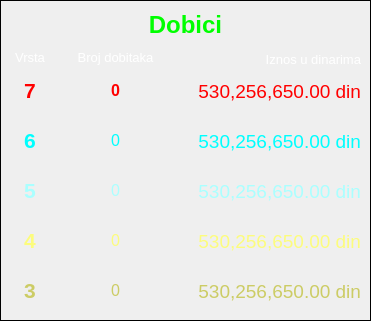
   <widget class="QFrame" name="frm_loto_prize">
    <property name="geometry">
     <rect>
      <x>790</x>
      <y>60</y>
      <width>371</width>
      <height>321</height>
     </rect>
    </property>
    <property name="frameShape">
     <enum>QFrame::Box</enum>
    </property>
    <property name="frameShadow">
     <enum>QFrame::Plain</enum>
    </property>
    <widget class="QLabel" name="lbl_loto_prize_title">
     <property name="geometry">
      <rect>
       <x>10</x>
       <y>10</y>
       <width>351</width>
       <height>31</height>
      </rect>
     </property>
     <property name="font">
      <font>
       <pointsize>18</pointsize>
       <weight>75</weight>
       <bold>true</bold>
      </font>
     </property>
     <property name="styleSheet">
      <string notr="true">color: rgb(0, 255, 0);</string>
     </property>
     <property name="text">
      <string>Dobici</string>
     </property>
     <property name="alignment">
      <set>Qt::AlignCenter</set>
     </property>
     <property name="textInteractionFlags">
      <set>Qt::LinksAccessibleByMouse|Qt::TextSelectableByMouse</set>
     </property>
    </widget>
    <widget class="QLabel" name="label_20">
     <property name="geometry">
      <rect>
       <x>10</x>
       <y>70</y>
       <width>40</width>
       <height>40</height>
      </rect>
     </property>
     <property name="text">
      <string/>
     </property>
     <property name="pixmap">
      <pixmap>../images/online_topics/dls/ball_white.png</pixmap>
     </property>
     <property name="scaledContents">
      <bool>true</bool>
     </property>
    </widget>
    <widget class="QLabel" name="lbl_loto_prize_type">
     <property name="geometry">
      <rect>
       <x>10</x>
       <y>50</y>
       <width>40</width>
       <height>16</height>
      </rect>
     </property>
     <property name="font">
      <font>
       <pointsize>10</pointsize>
      </font>
     </property>
     <property name="styleSheet">
      <string notr="true">color: rgb(255, 255, 255);</string>
     </property>
     <property name="text">
      <string>Vrsta</string>
     </property>
     <property name="alignment">
      <set>Qt::AlignCenter</set>
     </property>
     <property name="textInteractionFlags">
      <set>Qt::LinksAccessibleByMouse|Qt::TextSelectableByMouse</set>
     </property>
    </widget>
    <widget class="QLabel" name="lbl_loto_prize_7_num">
     <property name="geometry">
      <rect>
       <x>80</x>
       <y>80</y>
       <width>71</width>
       <height>21</height>
      </rect>
     </property>
     <property name="font">
      <font>
       <pointsize>12</pointsize>
       <weight>75</weight>
       <bold>true</bold>
      </font>
     </property>
     <property name="styleSheet">
      <string notr="true">color: rgb(255, 0, 0);</string>
     </property>
     <property name="text">
      <string>0</string>
     </property>
     <property name="alignment">
      <set>Qt::AlignCenter</set>
     </property>
     <property name="textInteractionFlags">
      <set>Qt::LinksAccessibleByMouse|Qt::TextSelectableByMouse</set>
     </property>
    </widget>
    <widget class="QLabel" name="lbl_loto_prize_7_amount">
     <property name="geometry">
      <rect>
       <x>170</x>
       <y>80</y>
       <width>191</width>
       <height>21</height>
      </rect>
     </property>
     <property name="font">
      <font>
       <pointsize>14</pointsize>
      </font>
     </property>
     <property name="styleSheet">
      <string notr="true">color: rgb(255, 0, 0);</string>
     </property>
     <property name="text">
      <string>530,256,650.00 din</string>
     </property>
     <property name="alignment">
      <set>Qt::AlignRight|Qt::AlignTrailing|Qt::AlignVCenter</set>
     </property>
     <property name="textInteractionFlags">
      <set>Qt::LinksAccessibleByMouse|Qt::TextSelectableByMouse</set>
     </property>
    </widget>
    <widget class="QLabel" name="lbl_loto_prize_winers">
     <property name="geometry">
      <rect>
       <x>70</x>
       <y>50</y>
       <width>91</width>
       <height>16</height>
      </rect>
     </property>
     <property name="font">
      <font>
       <pointsize>10</pointsize>
      </font>
     </property>
     <property name="styleSheet">
      <string notr="true">color: rgb(255, 255, 255);</string>
     </property>
     <property name="text">
      <string>Broj dobitaka</string>
     </property>
     <property name="alignment">
      <set>Qt::AlignCenter</set>
     </property>
     <property name="textInteractionFlags">
      <set>Qt::LinksAccessibleByMouse|Qt::TextSelectableByMouse</set>
     </property>
    </widget>
    <widget class="QLabel" name="lbl_loto_prize_amount">
     <property name="geometry">
      <rect>
       <x>170</x>
       <y>50</y>
       <width>191</width>
       <height>20</height>
      </rect>
     </property>
     <property name="font">
      <font>
       <pointsize>10</pointsize>
      </font>
     </property>
     <property name="styleSheet">
      <string notr="true">color: rgb(255, 255, 255);</string>
     </property>
     <property name="text">
      <string>Iznos u dinarima</string>
     </property>
     <property name="alignment">
      <set>Qt::AlignRight|Qt::AlignTrailing|Qt::AlignVCenter</set>
     </property>
     <property name="textInteractionFlags">
      <set>Qt::LinksAccessibleByMouse|Qt::TextSelectableByMouse</set>
     </property>
    </widget>
    <widget class="QLabel" name="lbl_loto_prize_6_amount">
     <property name="geometry">
      <rect>
       <x>170</x>
       <y>130</y>
       <width>191</width>
       <height>21</height>
      </rect>
     </property>
     <property name="font">
      <font>
       <pointsize>14</pointsize>
      </font>
     </property>
     <property name="styleSheet">
      <string notr="true">color: rgb(0, 255, 255);</string>
     </property>
     <property name="text">
      <string>530,256,650.00 din</string>
     </property>
     <property name="alignment">
      <set>Qt::AlignRight|Qt::AlignTrailing|Qt::AlignVCenter</set>
     </property>
     <property name="textInteractionFlags">
      <set>Qt::LinksAccessibleByMouse|Qt::TextSelectableByMouse</set>
     </property>
    </widget>
    <widget class="QLabel" name="lbl_loto_prize_6_num">
     <property name="geometry">
      <rect>
       <x>80</x>
       <y>130</y>
       <width>71</width>
       <height>21</height>
      </rect>
     </property>
     <property name="font">
      <font>
       <pointsize>12</pointsize>
      </font>
     </property>
     <property name="styleSheet">
      <string notr="true">color: rgb(0, 255, 255);</string>
     </property>
     <property name="text">
      <string>0</string>
     </property>
     <property name="alignment">
      <set>Qt::AlignCenter</set>
     </property>
     <property name="textInteractionFlags">
      <set>Qt::LinksAccessibleByMouse|Qt::TextSelectableByMouse</set>
     </property>
    </widget>
    <widget class="QLabel" name="label_28">
     <property name="geometry">
      <rect>
       <x>10</x>
       <y>120</y>
       <width>40</width>
       <height>40</height>
      </rect>
     </property>
     <property name="text">
      <string/>
     </property>
     <property name="pixmap">
      <pixmap>../images/online_topics/dls/ball_white.png</pixmap>
     </property>
     <property name="scaledContents">
      <bool>true</bool>
     </property>
    </widget>
    <widget class="QLabel" name="lbl_loto_prize_5_amount">
     <property name="geometry">
      <rect>
       <x>170</x>
       <y>180</y>
       <width>191</width>
       <height>21</height>
      </rect>
     </property>
     <property name="font">
      <font>
       <pointsize>14</pointsize>
      </font>
     </property>
     <property name="styleSheet">
      <string notr="true">color: rgb(170, 255, 255);</string>
     </property>
     <property name="text">
      <string>530,256,650.00 din</string>
     </property>
     <property name="alignment">
      <set>Qt::AlignRight|Qt::AlignTrailing|Qt::AlignVCenter</set>
     </property>
     <property name="textInteractionFlags">
      <set>Qt::LinksAccessibleByMouse|Qt::TextSelectableByMouse</set>
     </property>
    </widget>
    <widget class="QLabel" name="lbl_loto_prize_5_num">
     <property name="geometry">
      <rect>
       <x>80</x>
       <y>180</y>
       <width>71</width>
       <height>21</height>
      </rect>
     </property>
     <property name="font">
      <font>
       <pointsize>12</pointsize>
      </font>
     </property>
     <property name="styleSheet">
      <string notr="true">color: rgb(170, 255, 255);</string>
     </property>
     <property name="text">
      <string>0</string>
     </property>
     <property name="alignment">
      <set>Qt::AlignCenter</set>
     </property>
     <property name="textInteractionFlags">
      <set>Qt::LinksAccessibleByMouse|Qt::TextSelectableByMouse</set>
     </property>
    </widget>
    <widget class="QLabel" name="label_31">
     <property name="geometry">
      <rect>
       <x>10</x>
       <y>170</y>
       <width>40</width>
       <height>40</height>
      </rect>
     </property>
     <property name="text">
      <string/>
     </property>
     <property name="pixmap">
      <pixmap>../images/online_topics/dls/ball_white.png</pixmap>
     </property>
     <property name="scaledContents">
      <bool>true</bool>
     </property>
    </widget>
    <widget class="QLabel" name="lbl_loto_prize_4_amount">
     <property name="geometry">
      <rect>
       <x>170</x>
       <y>230</y>
       <width>191</width>
       <height>21</height>
      </rect>
     </property>
     <property name="font">
      <font>
       <pointsize>14</pointsize>
      </font>
     </property>
     <property name="styleSheet">
      <string notr="true">color: rgb(252, 252, 125);</string>
     </property>
     <property name="text">
      <string>530,256,650.00 din</string>
     </property>
     <property name="alignment">
      <set>Qt::AlignRight|Qt::AlignTrailing|Qt::AlignVCenter</set>
     </property>
     <property name="textInteractionFlags">
      <set>Qt::LinksAccessibleByMouse|Qt::TextSelectableByMouse</set>
     </property>
    </widget>
    <widget class="QLabel" name="lbl_loto_prize_4_num">
     <property name="geometry">
      <rect>
       <x>80</x>
       <y>230</y>
       <width>71</width>
       <height>21</height>
      </rect>
     </property>
     <property name="font">
      <font>
       <pointsize>12</pointsize>
      </font>
     </property>
     <property name="styleSheet">
      <string notr="true">color: rgb(252, 252, 125);</string>
     </property>
     <property name="text">
      <string>0</string>
     </property>
     <property name="alignment">
      <set>Qt::AlignCenter</set>
     </property>
     <property name="textInteractionFlags">
      <set>Qt::LinksAccessibleByMouse|Qt::TextSelectableByMouse</set>
     </property>
    </widget>
    <widget class="QLabel" name="label_34">
     <property name="geometry">
      <rect>
       <x>10</x>
       <y>220</y>
       <width>40</width>
       <height>40</height>
      </rect>
     </property>
     <property name="text">
      <string/>
     </property>
     <property name="pixmap">
      <pixmap>../images/online_topics/dls/ball_white.png</pixmap>
     </property>
     <property name="scaledContents">
      <bool>true</bool>
     </property>
    </widget>
    <widget class="QLabel" name="lbl_loto_prize_3_amount">
     <property name="geometry">
      <rect>
       <x>170</x>
       <y>280</y>
       <width>191</width>
       <height>21</height>
      </rect>
     </property>
     <property name="font">
      <font>
       <pointsize>14</pointsize>
      </font>
     </property>
     <property name="styleSheet">
      <string notr="true">color: rgb(204, 204, 101);</string>
     </property>
     <property name="text">
      <string>530,256,650.00 din</string>
     </property>
     <property name="alignment">
      <set>Qt::AlignRight|Qt::AlignTrailing|Qt::AlignVCenter</set>
     </property>
     <property name="textInteractionFlags">
      <set>Qt::LinksAccessibleByMouse|Qt::TextSelectableByMouse</set>
     </property>
    </widget>
    <widget class="QLabel" name="lbl_loto_prize_3_num">
     <property name="geometry">
      <rect>
       <x>80</x>
       <y>280</y>
       <width>71</width>
       <height>21</height>
      </rect>
     </property>
     <property name="font">
      <font>
       <pointsize>12</pointsize>
      </font>
     </property>
     <property name="styleSheet">
      <string notr="true">color: rgb(204, 204, 101);</string>
     </property>
     <property name="text">
      <string>0</string>
     </property>
     <property name="alignment">
      <set>Qt::AlignCenter</set>
     </property>
     <property name="textInteractionFlags">
      <set>Qt::LinksAccessibleByMouse|Qt::TextSelectableByMouse</set>
     </property>
    </widget>
    <widget class="QLabel" name="label_37">
     <property name="geometry">
      <rect>
       <x>10</x>
       <y>270</y>
       <width>40</width>
       <height>40</height>
      </rect>
     </property>
     <property name="text">
      <string/>
     </property>
     <property name="pixmap">
      <pixmap>../images/online_topics/dls/ball_white.png</pixmap>
     </property>
     <property name="scaledContents">
      <bool>true</bool>
     </property>
    </widget>
    <widget class="QLabel" name="lbl_loto_prize_7">
     <property name="geometry">
      <rect>
       <x>10</x>
       <y>70</y>
       <width>40</width>
       <height>40</height>
      </rect>
     </property>
     <property name="font">
      <font>
       <pointsize>16</pointsize>
       <weight>75</weight>
       <bold>true</bold>
      </font>
     </property>
     <property name="styleSheet">
      <string notr="true">color: rgb(255, 0, 0);
background-color: rgba(255, 255, 255, 0);</string>
     </property>
     <property name="text">
      <string>7</string>
     </property>
     <property name="scaledContents">
      <bool>true</bool>
     </property>
     <property name="alignment">
      <set>Qt::AlignCenter</set>
     </property>
    </widget>
    <widget class="QLabel" name="lbl_loto_prize_6">
     <property name="geometry">
      <rect>
       <x>10</x>
       <y>120</y>
       <width>40</width>
       <height>40</height>
      </rect>
     </property>
     <property name="font">
      <font>
       <pointsize>16</pointsize>
       <weight>75</weight>
       <bold>true</bold>
      </font>
     </property>
     <property name="styleSheet">
      <string notr="true">color: rgb(0, 255, 255);
background-color: rgba(255, 255, 255, 0);</string>
     </property>
     <property name="text">
      <string>6</string>
     </property>
     <property name="scaledContents">
      <bool>true</bool>
     </property>
     <property name="alignment">
      <set>Qt::AlignCenter</set>
     </property>
    </widget>
    <widget class="QLabel" name="lbl_loto_prize_5">
     <property name="geometry">
      <rect>
       <x>10</x>
       <y>170</y>
       <width>40</width>
       <height>40</height>
      </rect>
     </property>
     <property name="font">
      <font>
       <pointsize>16</pointsize>
       <weight>75</weight>
       <bold>true</bold>
      </font>
     </property>
     <property name="styleSheet">
      <string notr="true">color: rgb(170, 255, 255);
background-color: rgba(255, 255, 255, 0);</string>
     </property>
     <property name="text">
      <string>5</string>
     </property>
     <property name="scaledContents">
      <bool>true</bool>
     </property>
     <property name="alignment">
      <set>Qt::AlignCenter</set>
     </property>
    </widget>
    <widget class="QLabel" name="lbl_loto_prize_4">
     <property name="geometry">
      <rect>
       <x>10</x>
       <y>220</y>
       <width>40</width>
       <height>40</height>
      </rect>
     </property>
     <property name="font">
      <font>
       <pointsize>16</pointsize>
       <weight>75</weight>
       <bold>true</bold>
      </font>
     </property>
     <property name="styleSheet">
      <string notr="true">color: rgb(252, 252, 125);
background-color: rgba(255, 255, 255, 0);</string>
     </property>
     <property name="text">
      <string>4</string>
     </property>
     <property name="scaledContents">
      <bool>true</bool>
     </property>
     <property name="alignment">
      <set>Qt::AlignCenter</set>
     </property>
    </widget>
    <widget class="QLabel" name="lbl_loto_prize_3">
     <property name="geometry">
      <rect>
       <x>10</x>
       <y>270</y>
       <width>40</width>
       <height>40</height>
      </rect>
     </property>
     <property name="font">
      <font>
       <pointsize>16</pointsize>
       <weight>75</weight>
       <bold>true</bold>
      </font>
     </property>
     <property name="styleSheet">
      <string notr="true">color: rgb(204, 204, 101);
background-color: rgba(255, 255, 255, 0);</string>
     </property>
     <property name="text">
      <string>3</string>
     </property>
     <property name="scaledContents">
      <bool>true</bool>
     </property>
     <property name="alignment">
      <set>Qt::AlignCenter</set>
     </property>
    </widget>
   </widget>
